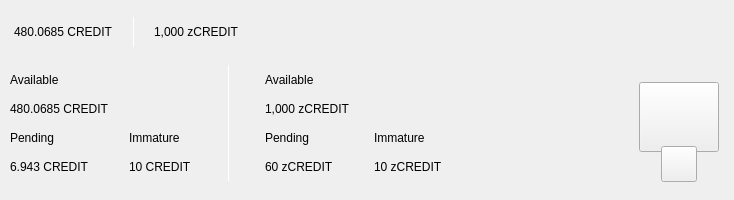
<?xml version="1.0" encoding="UTF-8"?>
<ui version="4.0">
 <class>TopBar</class>
 <widget class="QWidget" name="TopBar">
  <property name="geometry">
   <rect>
    <x>0</x>
    <y>0</y>
    <width>734</width>
    <height>200</height>
   </rect>
  </property>
  <property name="minimumSize">
   <size>
    <width>0</width>
    <height>200</height>
   </size>
  </property>
  <property name="maximumSize">
   <size>
    <width>16777215</width>
    <height>200</height>
   </size>
  </property>
  <property name="windowTitle">
   <string>Form</string>
  </property>
  <layout class="QVBoxLayout" name="verticalLayout_10" stretch="0">
   <property name="spacing">
    <number>0</number>
   </property>
   <property name="leftMargin">
    <number>0</number>
   </property>
   <property name="topMargin">
    <number>0</number>
   </property>
   <property name="rightMargin">
    <number>0</number>
   </property>
   <property name="bottomMargin">
    <number>0</number>
   </property>
   <item>
    <widget class="PFBorderImage" name="containerTop" native="true">
     <layout class="QVBoxLayout" name="verticalLayout_11">
      <property name="spacing">
       <number>0</number>
      </property>
      <property name="leftMargin">
       <number>0</number>
      </property>
      <property name="topMargin">
       <number>0</number>
      </property>
      <property name="rightMargin">
       <number>0</number>
      </property>
      <property name="bottomMargin">
       <number>0</number>
      </property>
      <item>
       <widget class="QWidget" name="top_container_2" native="true">
        <property name="minimumSize">
         <size>
          <width>0</width>
          <height>65</height>
         </size>
        </property>
        <layout class="QHBoxLayout" name="top_container">
         <property name="spacing">
          <number>0</number>
         </property>
         <property name="leftMargin">
          <number>14</number>
         </property>
         <property name="topMargin">
          <number>0</number>
         </property>
         <property name="rightMargin">
          <number>14</number>
         </property>
         <property name="bottomMargin">
          <number>0</number>
         </property>
         <item alignment="Qt::AlignVCenter">
          <widget class="QWidget" name="widgetTopAmount" native="true">
           <property name="sizePolicy">
            <sizepolicy hsizetype="Preferred" vsizetype="Maximum">
             <horstretch>0</horstretch>
             <verstretch>0</verstretch>
            </sizepolicy>
           </property>
           <layout class="QHBoxLayout" name="horizontalLayout_5">
            <property name="spacing">
             <number>0</number>
            </property>
            <property name="leftMargin">
             <number>0</number>
            </property>
            <property name="topMargin">
             <number>0</number>
            </property>
            <property name="rightMargin">
             <number>0</number>
            </property>
            <property name="bottomMargin">
             <number>0</number>
            </property>
            <item alignment="Qt::AlignTop">
             <widget class="QLabel" name="labelAmountTopCredit">
              <property name="minimumSize">
               <size>
                <width>0</width>
                <height>36</height>
               </size>
              </property>
              <property name="styleSheet">
               <string notr="true">padding:0px;margin:0px;</string>
              </property>
              <property name="text">
               <string>480.0685 CREDIT</string>
              </property>
             </widget>
            </item>
            <item>
             <spacer name="horizontalSpacer_11">
              <property name="orientation">
               <enum>Qt::Horizontal</enum>
              </property>
              <property name="sizeType">
               <enum>QSizePolicy::Fixed</enum>
              </property>
              <property name="sizeHint" stdset="0">
               <size>
                <width>20</width>
                <height>20</height>
               </size>
              </property>
             </spacer>
            </item>
            <item alignment="Qt::AlignVCenter">
             <widget class="QLabel" name="label_16">
              <property name="minimumSize">
               <size>
                <width>1</width>
                <height>30</height>
               </size>
              </property>
              <property name="maximumSize">
               <size>
                <width>1</width>
                <height>30</height>
               </size>
              </property>
              <property name="styleSheet">
               <string notr="true">background-color:white;
padding:0px;
border:none;</string>
              </property>
              <property name="text">
               <string/>
              </property>
             </widget>
            </item>
            <item>
             <spacer name="horizontalSpacer_12">
              <property name="orientation">
               <enum>Qt::Horizontal</enum>
              </property>
              <property name="sizeType">
               <enum>QSizePolicy::Fixed</enum>
              </property>
              <property name="sizeHint" stdset="0">
               <size>
                <width>20</width>
                <height>20</height>
               </size>
              </property>
             </spacer>
            </item>
            <item alignment="Qt::AlignTop">
             <widget class="QLabel" name="labelAmountTopzCredit">
              <property name="minimumSize">
               <size>
                <width>0</width>
                <height>36</height>
               </size>
              </property>
              <property name="text">
               <string>1,000 zCREDIT</string>
              </property>
             </widget>
            </item>
           </layout>
          </widget>
         </item>
         <item>
          <spacer name="horizontalSpacer">
           <property name="orientation">
            <enum>Qt::Horizontal</enum>
           </property>
           <property name="sizeHint" stdset="0">
            <size>
             <width>40</width>
             <height>20</height>
            </size>
           </property>
          </spacer>
         </item>
         <item>
          <layout class="QHBoxLayout" name="horizontalLayout_4">
           <property name="spacing">
            <number>12</number>
           </property>
           <property name="rightMargin">
            <number>0</number>
           </property>
           <item alignment="Qt::AlignRight">
            <widget class="QWidget" name="layoutSync" native="true">
             <property name="minimumSize">
              <size>
               <width>0</width>
               <height>36</height>
              </size>
             </property>
             <property name="maximumSize">
              <size>
               <width>16777215</width>
               <height>36</height>
              </size>
             </property>
             <layout class="QVBoxLayout" name="verticalLayout_9">
              <property name="leftMargin">
               <number>0</number>
              </property>
              <property name="topMargin">
               <number>0</number>
              </property>
              <property name="rightMargin">
               <number>0</number>
              </property>
              <property name="bottomMargin">
               <number>0</number>
              </property>
              <item>
               <widget class="ExpandableButton" name="pushButtonSync" native="true">
                <property name="minimumSize">
                 <size>
                  <width>36</width>
                  <height>36</height>
                 </size>
                </property>
                <property name="maximumSize">
                 <size>
                  <width>16777215</width>
                  <height>36</height>
                 </size>
                </property>
               </widget>
              </item>
             </layout>
            </widget>
           </item>
           <item>
            <widget class="ExpandableButton" name="pushButtonMint" native="true">
             <property name="minimumSize">
              <size>
               <width>36</width>
               <height>36</height>
              </size>
             </property>
            </widget>
           </item>
           <item>
            <widget class="ExpandableButton" name="pushButtonStack" native="true">
             <property name="minimumSize">
              <size>
               <width>36</width>
               <height>36</height>
              </size>
             </property>
            </widget>
           </item>
           <item>
            <widget class="ExpandableButton" name="pushButtonColdStaking" native="true">
             <property name="minimumSize">
              <size>
               <width>36</width>
               <height>36</height>
              </size>
             </property>
            </widget>
           </item>
           <item>
            <widget class="ExpandableButton" name="pushButtonConnection" native="true">
             <property name="minimumSize">
              <size>
               <width>36</width>
               <height>36</height>
              </size>
             </property>
            </widget>
           </item>
           <item>
            <widget class="ExpandableButton" name="pushButtonLock" native="true">
             <property name="sizePolicy">
              <sizepolicy hsizetype="Expanding" vsizetype="Expanding">
               <horstretch>0</horstretch>
               <verstretch>0</verstretch>
              </sizepolicy>
             </property>
             <property name="minimumSize">
              <size>
               <width>36</width>
               <height>0</height>
              </size>
             </property>
            </widget>
           </item>
           <item>
            <widget class="ExpandableButton" name="pushButtonTheme" native="true">
             <property name="minimumSize">
              <size>
               <width>36</width>
               <height>36</height>
              </size>
             </property>
             <property name="maximumSize">
              <size>
               <width>16777215</width>
               <height>36</height>
              </size>
             </property>
            </widget>
           </item>
           <item>
            <widget class="ExpandableButton" name="pushButtonFAQ" native="true">
             <property name="minimumSize">
              <size>
               <width>36</width>
               <height>36</height>
              </size>
             </property>
            </widget>
           </item>
          </layout>
         </item>
        </layout>
       </widget>
      </item>
      <item>
       <widget class="QWidget" name="bottom_container" native="true">
        <property name="minimumSize">
         <size>
          <width>0</width>
          <height>135</height>
         </size>
        </property>
        <layout class="QHBoxLayout" name="botton_container">
         <property name="leftMargin">
          <number>10</number>
         </property>
         <property name="topMargin">
          <number>0</number>
         </property>
         <property name="rightMargin">
          <number>10</number>
         </property>
         <property name="bottomMargin">
          <number>10</number>
         </property>
         <item>
          <layout class="QHBoxLayout" name="horizontalLayout_3">
           <property name="bottomMargin">
            <number>9</number>
           </property>
           <item>
            <layout class="QVBoxLayout" name="verticalLayout_7">
             <property name="spacing">
              <number>0</number>
             </property>
             <property name="leftMargin">
              <number>0</number>
             </property>
             <property name="rightMargin">
              <number>30</number>
             </property>
             <item>
              <layout class="QVBoxLayout" name="verticalLayout_2">
               <item>
                <widget class="QLabel" name="labelTitle1">
                 <property name="text">
                  <string>Available</string>
                 </property>
                </widget>
               </item>
               <item>
                <widget class="QLabel" name="labelAmountCredit">
                 <property name="text">
                  <string>480.0685 CREDIT</string>
                 </property>
                </widget>
               </item>
              </layout>
             </item>
             <item>
              <layout class="QHBoxLayout" name="horizontalLayout_2">
               <property name="spacing">
                <number>0</number>
               </property>
               <item>
                <layout class="QVBoxLayout" name="verticalLayout_3">
                 <item>
                  <widget class="QLabel" name="labelTitle3">
                   <property name="text">
                    <string>Pending</string>
                   </property>
                  </widget>
                 </item>
                 <item>
                  <widget class="QLabel" name="labelPendingCredit">
                   <property name="text">
                    <string>6.943 CREDIT</string>
                   </property>
                  </widget>
                 </item>
                </layout>
               </item>
               <item>
                <spacer name="horizontalSpacer_3">
                 <property name="orientation">
                  <enum>Qt::Horizontal</enum>
                 </property>
                 <property name="sizeType">
                  <enum>QSizePolicy::Fixed</enum>
                 </property>
                 <property name="sizeHint" stdset="0">
                  <size>
                   <width>40</width>
                   <height>20</height>
                  </size>
                 </property>
                </spacer>
               </item>
               <item>
                <layout class="QVBoxLayout" name="verticalLayout_4">
                 <item>
                  <widget class="QLabel" name="labelTitle4">
                   <property name="text">
                    <string>Immature</string>
                   </property>
                  </widget>
                 </item>
                 <item>
                  <widget class="QLabel" name="labelImmatureCredit">
                   <property name="text">
                    <string>10 CREDIT</string>
                   </property>
                  </widget>
                 </item>
                </layout>
               </item>
              </layout>
             </item>
            </layout>
           </item>
           <item>
            <widget class="QLabel" name="label_9">
             <property name="minimumSize">
              <size>
               <width>1</width>
               <height>100</height>
              </size>
             </property>
             <property name="maximumSize">
              <size>
               <width>1</width>
               <height>16777215</height>
              </size>
             </property>
             <property name="styleSheet">
              <string notr="true">background-color:white;
padding:0px;
border:none;</string>
             </property>
             <property name="text">
              <string/>
             </property>
            </widget>
           </item>
           <item>
            <layout class="QVBoxLayout" name="verticalLayout_8">
             <property name="spacing">
              <number>0</number>
             </property>
             <property name="leftMargin">
              <number>30</number>
             </property>
             <item>
              <layout class="QVBoxLayout" name="verticalLayout">
               <item>
                <widget class="QLabel" name="labelTitle2">
                 <property name="text">
                  <string>Available</string>
                 </property>
                </widget>
               </item>
               <item>
                <widget class="QLabel" name="labelAmountzCredit">
                 <property name="text">
                  <string>1,000 zCREDIT</string>
                 </property>
                </widget>
               </item>
              </layout>
             </item>
             <item>
              <layout class="QHBoxLayout" name="horizontalLayout">
               <property name="spacing">
                <number>0</number>
               </property>
               <item>
                <layout class="QVBoxLayout" name="verticalLayout_5">
                 <item>
                  <widget class="QLabel" name="labelTitle5">
                   <property name="text">
                    <string>Pending</string>
                   </property>
                  </widget>
                 </item>
                 <item>
                  <widget class="QLabel" name="labelPendingzCredit">
                   <property name="text">
                    <string>60 zCREDIT</string>
                   </property>
                  </widget>
                 </item>
                </layout>
               </item>
               <item>
                <spacer name="horizontalSpacer_4">
                 <property name="orientation">
                  <enum>Qt::Horizontal</enum>
                 </property>
                 <property name="sizeType">
                  <enum>QSizePolicy::Fixed</enum>
                 </property>
                 <property name="sizeHint" stdset="0">
                  <size>
                   <width>40</width>
                   <height>20</height>
                  </size>
                 </property>
                </spacer>
               </item>
               <item>
                <layout class="QVBoxLayout" name="verticalLayout_6">
                 <item>
                  <widget class="QLabel" name="labelTitle6">
                   <property name="text">
                    <string>Immature</string>
                   </property>
                  </widget>
                 </item>
                 <item>
                  <widget class="QLabel" name="labelImmaturezCredit">
                   <property name="text">
                    <string>10 zCREDIT</string>
                   </property>
                  </widget>
                 </item>
                </layout>
               </item>
              </layout>
             </item>
            </layout>
           </item>
          </layout>
         </item>
         <item>
          <spacer name="horizontalSpacer_2">
           <property name="orientation">
            <enum>Qt::Horizontal</enum>
           </property>
           <property name="sizeHint" stdset="0">
            <size>
             <width>40</width>
             <height>20</height>
            </size>
           </property>
          </spacer>
         </item>
         <item alignment="Qt::AlignHCenter|Qt::AlignVCenter">
          <widget class="QWidget" name="qrContainer" native="true">
           <property name="sizePolicy">
            <sizepolicy hsizetype="Preferred" vsizetype="Minimum">
             <horstretch>0</horstretch>
             <verstretch>0</verstretch>
            </sizepolicy>
           </property>
           <property name="minimumSize">
            <size>
             <width>90</width>
             <height>110</height>
            </size>
           </property>
           <property name="maximumSize">
            <size>
             <width>90</width>
             <height>110</height>
            </size>
           </property>
           <layout class="QVBoxLayout" name="containerQR">
            <property name="spacing">
             <number>0</number>
            </property>
            <property name="leftMargin">
             <number>5</number>
            </property>
            <property name="topMargin">
             <number>10</number>
            </property>
            <property name="rightMargin">
             <number>5</number>
            </property>
            <property name="bottomMargin">
             <number>0</number>
            </property>
            <item>
             <widget class="QPushButton" name="btnQr">
              <property name="minimumSize">
               <size>
                <width>70</width>
                <height>70</height>
               </size>
              </property>
              <property name="maximumSize">
               <size>
                <width>16777215</width>
                <height>70</height>
               </size>
              </property>
              <property name="focusPolicy">
               <enum>Qt::NoFocus</enum>
              </property>
              <property name="text">
               <string/>
              </property>
              <property name="iconSize">
               <size>
                <width>70</width>
                <height>70</height>
               </size>
              </property>
             </widget>
            </item>
            <item>
             <spacer name="verticalSpacer">
              <property name="orientation">
               <enum>Qt::Vertical</enum>
              </property>
              <property name="sizeType">
               <enum>QSizePolicy::Fixed</enum>
              </property>
              <property name="sizeHint" stdset="0">
               <size>
                <width>20</width>
                <height>20</height>
               </size>
              </property>
             </spacer>
            </item>
            <item alignment="Qt::AlignHCenter|Qt::AlignBottom">
             <widget class="QPushButton" name="pushButtonQR">
              <property name="minimumSize">
               <size>
                <width>36</width>
                <height>36</height>
               </size>
              </property>
              <property name="maximumSize">
               <size>
                <width>36</width>
                <height>36</height>
               </size>
              </property>
              <property name="focusPolicy">
               <enum>Qt::NoFocus</enum>
              </property>
              <property name="text">
               <string/>
              </property>
             </widget>
            </item>
           </layout>
          </widget>
         </item>
        </layout>
       </widget>
      </item>
     </layout>
    </widget>
   </item>
  </layout>
 </widget>
 <customwidgets>
  <customwidget>
   <class>ExpandableButton</class>
   <extends>QWidget</extends>
   <header>qt/terracredit/expandablebutton.h</header>
   <container>1</container>
  </customwidget>
  <customwidget>
   <class>PFBorderImage</class>
   <extends>QFrame</extends>
   <header>qt/terracredit/pfborderimage.h</header>
   <container>1</container>
  </customwidget>
 </customwidgets>
 <resources/>
 <connections/>
</ui>
